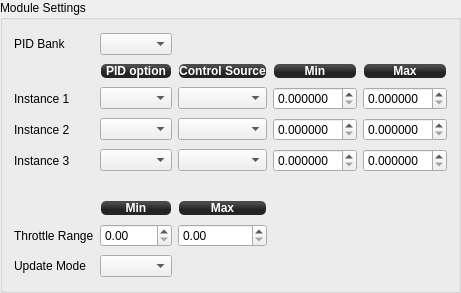
            <widget class="QGroupBox" name="groupBox_6">
             <property name="enabled">
              <bool>true</bool>
             </property>
             <property name="sizePolicy">
              <sizepolicy hsizetype="Preferred" vsizetype="Minimum">
               <horstretch>0</horstretch>
               <verstretch>0</verstretch>
              </sizepolicy>
             </property>
             <property name="minimumSize">
              <size>
               <width>0</width>
               <height>293</height>
              </size>
             </property>
             <property name="title">
              <string>Module Settings</string>
             </property>
             <layout class="QGridLayout" name="gridLayout">
              <item row="2" column="3">
               <widget class="QDoubleSpinBox" name="MinPID1">
                <property name="focusPolicy">
                 <enum>Qt::StrongFocus</enum>
                </property>
                <property name="toolTip">
                 <string>Minimum PID value mapped to Accessory channel = 0 or
Throttle channel lesser or equal to Throttle Min value.</string>
                </property>
                <property name="decimals">
                 <number>6</number>
                </property>
                <property name="singleStep">
                 <double>0.000100000000000</double>
                </property>
               </widget>
              </item>
              <item row="3" column="1">
               <widget class="QComboBox" name="PID2">
                <property name="focusPolicy">
                 <enum>Qt::StrongFocus</enum>
                </property>
                <property name="toolTip">
                 <string>Select PID option or option pair to update.
Set to Disabled if not used.</string>
                </property>
               </widget>
              </item>
              <item row="7" column="1">
               <widget class="QDoubleSpinBox" name="ThrottleMin">
                <property name="focusPolicy">
                 <enum>Qt::StrongFocus</enum>
                </property>
                <property name="toolTip">
                 <string>Throttle channel lower bound mapped to PID Min value</string>
                </property>
                <property name="maximum">
                 <double>1.000000000000000</double>
                </property>
                <property name="singleStep">
                 <double>0.010000000000000</double>
                </property>
               </widget>
              </item>
              <item row="4" column="1">
               <widget class="QComboBox" name="PID3">
                <property name="focusPolicy">
                 <enum>Qt::StrongFocus</enum>
                </property>
                <property name="toolTip">
                 <string>Select PID option or option pair to update.
Set to Disabled if not used.</string>
                </property>
               </widget>
              </item>
              <item row="5" column="1">
               <spacer name="verticalSpacer_3">
                <property name="orientation">
                 <enum>Qt::Vertical</enum>
                </property>
                <property name="sizeType">
                 <enum>QSizePolicy::Preferred</enum>
                </property>
                <property name="sizeHint" stdset="0">
                 <size>
                  <width>20</width>
                  <height>20</height>
                 </size>
                </property>
               </spacer>
              </item>
              <item row="4" column="2">
               <widget class="QComboBox" name="Input3">
                <property name="focusPolicy">
                 <enum>Qt::StrongFocus</enum>
                </property>
                <property name="toolTip">
                 <string>Select input used as a control source for this instance.
It can be one of Accessory channels or Throttle channel.

If Accessory channel is chosen then its range [0..1] will be mapped
to PID range [Min..Max] defined for this instance.

If Throttle channel is chosen then Throttle range [Min..Max] will
be mapped to PID range [Min..Max] defined for this instance. If
Throttle is out of bounds then PID Min and Max values will be used
accordingly.

Note that it is possible to set PID Min &gt; Max. In that case increasing
control input value will decrease the PID option value. This can be
used, for instance, to decrease PID value when increasing Throttle.</string>
                </property>
               </widget>
              </item>
              <item row="1" column="2">
               <widget class="QLabel" name="label_50">
                <property name="sizePolicy">
                 <sizepolicy hsizetype="Preferred" vsizetype="Fixed">
                  <horstretch>0</horstretch>
                  <verstretch>0</verstretch>
                 </sizepolicy>
                </property>
                <property name="minimumSize">
                 <size>
                  <width>0</width>
                  <height>16</height>
                 </size>
                </property>
                <property name="styleSheet">
                 <string notr="true">background-color: qlineargradient(spread:reflect, x1:0.507, y1:0, x2:0.507, y2:0.772, stop:0.208955 rgba(74, 74, 74, 255), stop:0.78607 rgba(36, 36, 36, 255));
color: rgb(255, 255, 255);
border-radius: 5;
margin:1px;
font:bold;</string>
                </property>
                <property name="text">
                 <string>Control Source</string>
                </property>
                <property name="alignment">
                 <set>Qt::AlignCenter</set>
                </property>
               </widget>
              </item>
              <item row="3" column="3">
               <widget class="QDoubleSpinBox" name="MinPID2">
                <property name="focusPolicy">
                 <enum>Qt::StrongFocus</enum>
                </property>
                <property name="toolTip">
                 <string>Minimum PID value mapped to Accessory channel = 0 or
Throttle channel lesser or equal to Throttle Min value.</string>
                </property>
                <property name="decimals">
                 <number>6</number>
                </property>
                <property name="singleStep">
                 <double>0.000100000000000</double>
                </property>
               </widget>
              </item>
              <item row="6" column="1">
               <widget class="QLabel" name="label_4">
                <property name="sizePolicy">
                 <sizepolicy hsizetype="Preferred" vsizetype="Fixed">
                  <horstretch>0</horstretch>
                  <verstretch>0</verstretch>
                 </sizepolicy>
                </property>
                <property name="minimumSize">
                 <size>
                  <width>0</width>
                  <height>16</height>
                 </size>
                </property>
                <property name="styleSheet">
                 <string notr="true">background-color: qlineargradient(spread:reflect, x1:0.507, y1:0, x2:0.507, y2:0.772, stop:0.208955 rgba(74, 74, 74, 255), stop:0.78607 rgba(36, 36, 36, 255));
color: rgb(255, 255, 255);
border-radius: 5;
margin:1px;
font:bold;</string>
                </property>
                <property name="text">
                 <string>Min</string>
                </property>
                <property name="alignment">
                 <set>Qt::AlignCenter</set>
                </property>
               </widget>
              </item>
              <item row="1" column="1">
               <widget class="QLabel" name="label_51">
                <property name="sizePolicy">
                 <sizepolicy hsizetype="Preferred" vsizetype="Fixed">
                  <horstretch>0</horstretch>
                  <verstretch>0</verstretch>
                 </sizepolicy>
                </property>
                <property name="minimumSize">
                 <size>
                  <width>0</width>
                  <height>16</height>
                 </size>
                </property>
                <property name="styleSheet">
                 <string notr="true">background-color: qlineargradient(spread:reflect, x1:0.507, y1:0, x2:0.507, y2:0.772, stop:0.208955 rgba(74, 74, 74, 255), stop:0.78607 rgba(36, 36, 36, 255));
color: rgb(255, 255, 255);
border-radius: 5;
margin:1px;
font:bold;</string>
                </property>
                <property name="text">
                 <string>PID option</string>
                </property>
                <property name="alignment">
                 <set>Qt::AlignCenter</set>
                </property>
               </widget>
              </item>
              <item row="8" column="0">
               <widget class="QLabel" name="label_2">
                <property name="text">
                 <string>Update Mode</string>
                </property>
               </widget>
              </item>
              <item row="4" column="4">
               <widget class="QDoubleSpinBox" name="MaxPID3">
                <property name="focusPolicy">
                 <enum>Qt::StrongFocus</enum>
                </property>
                <property name="toolTip">
                 <string>Maximum PID value mapped to Accessory channel = 1 or
Throttle channel greater or equal to Throttle Max value.</string>
                </property>
                <property name="decimals">
                 <number>6</number>
                </property>
                <property name="singleStep">
                 <double>0.000100000000000</double>
                </property>
               </widget>
              </item>
              <item row="0" column="0">
               <widget class="QLabel" name="label_6">
                <property name="text">
                 <string>PID Bank</string>
                </property>
               </widget>
              </item>
              <item row="7" column="2">
               <widget class="QDoubleSpinBox" name="ThrottleMax">
                <property name="focusPolicy">
                 <enum>Qt::StrongFocus</enum>
                </property>
                <property name="toolTip">
                 <string>Throttle channel upper bound mapped to PID Max value</string>
                </property>
                <property name="maximum">
                 <double>1.000000000000000</double>
                </property>
                <property name="singleStep">
                 <double>0.010000000000000</double>
                </property>
               </widget>
              </item>
              <item row="0" column="1">
               <widget class="QComboBox" name="pidBank"/>
              </item>
              <item row="4" column="0">
               <widget class="QLabel" name="label_52">
                <property name="text">
                 <string>Instance 3</string>
                </property>
               </widget>
              </item>
              <item row="6" column="2">
               <widget class="QLabel" name="label_5">
                <property name="sizePolicy">
                 <sizepolicy hsizetype="Preferred" vsizetype="Fixed">
                  <horstretch>0</horstretch>
                  <verstretch>0</verstretch>
                 </sizepolicy>
                </property>
                <property name="minimumSize">
                 <size>
                  <width>0</width>
                  <height>16</height>
                 </size>
                </property>
                <property name="styleSheet">
                 <string notr="true">background-color: qlineargradient(spread:reflect, x1:0.507, y1:0, x2:0.507, y2:0.772, stop:0.208955 rgba(74, 74, 74, 255), stop:0.78607 rgba(36, 36, 36, 255));
color: rgb(255, 255, 255);
border-radius: 5;
margin:1px;
font:bold;</string>
                </property>
                <property name="text">
                 <string>Max</string>
                </property>
                <property name="alignment">
                 <set>Qt::AlignCenter</set>
                </property>
               </widget>
              </item>
              <item row="3" column="0">
               <widget class="QLabel" name="label_48">
                <property name="text">
                 <string>Instance 2</string>
                </property>
               </widget>
              </item>
              <item row="7" column="0">
               <widget class="QLabel" name="label_3">
                <property name="text">
                 <string>Throttle Range</string>
                </property>
               </widget>
              </item>
              <item row="4" column="3">
               <widget class="QDoubleSpinBox" name="MinPID3">
                <property name="focusPolicy">
                 <enum>Qt::StrongFocus</enum>
                </property>
                <property name="toolTip">
                 <string>Minimum PID value mapped to Accessory channel = 0 or
Throttle channel lesser or equal to Throttle Min value.</string>
                </property>
                <property name="decimals">
                 <number>6</number>
                </property>
                <property name="singleStep">
                 <double>0.000100000000000</double>
                </property>
               </widget>
              </item>
              <item row="2" column="2">
               <widget class="QComboBox" name="Input1">
                <property name="focusPolicy">
                 <enum>Qt::StrongFocus</enum>
                </property>
                <property name="toolTip">
                 <string>Select input used as a control source for this instance.
It can be one of Accessory channels or Throttle channel.

If Accessory channel is chosen then its range [0..1] will be mapped
to PID range [Min..Max] defined for this instance.

If Throttle channel is chosen then Throttle range [Min..Max] will
be mapped to PID range [Min..Max] defined for this instance. If
Throttle is out of bounds then PID Min and Max values will be used
accordingly.

Note that it is possible to set PID Min &gt; Max. In that case increasing
control input value will decrease the PID option value. This can be
used, for instance, to decrease PID value when increasing Throttle.</string>
                </property>
               </widget>
              </item>
              <item row="2" column="0">
               <widget class="QLabel" name="label_47">
                <property name="text">
                 <string>Instance 1</string>
                </property>
               </widget>
              </item>
              <item row="2" column="1">
               <widget class="QComboBox" name="PID1">
                <property name="focusPolicy">
                 <enum>Qt::StrongFocus</enum>
                </property>
                <property name="toolTip">
                 <string>Select PID option or option pair to update.
Set to Disabled if not used.</string>
                </property>
               </widget>
              </item>
              <item row="3" column="2">
               <widget class="QComboBox" name="Input2">
                <property name="focusPolicy">
                 <enum>Qt::StrongFocus</enum>
                </property>
                <property name="toolTip">
                 <string>Select input used as a control source for this instance.
It can be one of Accessory channels or Throttle channel.

If Accessory channel is chosen then its range [0..1] will be mapped
to PID range [Min..Max] defined for this instance.

If Throttle channel is chosen then Throttle range [Min..Max] will
be mapped to PID range [Min..Max] defined for this instance. If
Throttle is out of bounds then PID Min and Max values will be used
accordingly.

Note that it is possible to set PID Min &gt; Max. In that case increasing
control input value will decrease the PID option value. This can be
used, for instance, to decrease PID value when increasing Throttle.</string>
                </property>
               </widget>
              </item>
              <item row="3" column="4">
               <widget class="QDoubleSpinBox" name="MaxPID2">
                <property name="focusPolicy">
                 <enum>Qt::StrongFocus</enum>
                </property>
                <property name="toolTip">
                 <string>Maximum PID value mapped to Accessory channel = 1 or
Throttle channel greater or equal to Throttle Max value.</string>
                </property>
                <property name="decimals">
                 <number>6</number>
                </property>
                <property name="singleStep">
                 <double>0.000100000000000</double>
                </property>
               </widget>
              </item>
              <item row="8" column="1">
               <widget class="QComboBox" name="UpdateMode">
                <property name="focusPolicy">
                 <enum>Qt::StrongFocus</enum>
                </property>
                <property name="toolTip">
                 <string>PID values update mode, which can be set to:
- Never: this disables PID updates (but module still will be run if enabled),
- When Armed: PID updated only when system is armed,
- Always: PID updated always, regardless of arm state.

Since the GCS updates GUI PID values in real time on change, it could be
tricky to change other PID values from the GUI if the module is enabled
and constantly updates stabilization settings object. As a workaround,
this option can be used to temporarily disable updates or enable them
only when system is armed without disabling the module.</string>
                </property>
               </widget>
              </item>
              <item row="1" column="4">
               <widget class="QLabel" name="label">
                <property name="sizePolicy">
                 <sizepolicy hsizetype="Preferred" vsizetype="Fixed">
                  <horstretch>0</horstretch>
                  <verstretch>0</verstretch>
                 </sizepolicy>
                </property>
                <property name="minimumSize">
                 <size>
                  <width>0</width>
                  <height>16</height>
                 </size>
                </property>
                <property name="styleSheet">
                 <string notr="true">background-color: qlineargradient(spread:reflect, x1:0.507, y1:0, x2:0.507, y2:0.772, stop:0.208955 rgba(74, 74, 74, 255), stop:0.78607 rgba(36, 36, 36, 255));
color: rgb(255, 255, 255);
border-radius: 5;
margin:1px;
font:bold;</string>
                </property>
                <property name="text">
                 <string>Max</string>
                </property>
                <property name="alignment">
                 <set>Qt::AlignCenter</set>
                </property>
               </widget>
              </item>
              <item row="1" column="3">
               <widget class="QLabel" name="label_49">
                <property name="sizePolicy">
                 <sizepolicy hsizetype="Preferred" vsizetype="Fixed">
                  <horstretch>0</horstretch>
                  <verstretch>0</verstretch>
                 </sizepolicy>
                </property>
                <property name="minimumSize">
                 <size>
                  <width>0</width>
                  <height>16</height>
                 </size>
                </property>
                <property name="styleSheet">
                 <string notr="true">background-color: qlineargradient(spread:reflect, x1:0.507, y1:0, x2:0.507, y2:0.772, stop:0.208955 rgba(74, 74, 74, 255), stop:0.78607 rgba(36, 36, 36, 255));
color: rgb(255, 255, 255);
border-radius: 5;
margin:1px;
font:bold;</string>
                </property>
                <property name="text">
                 <string>Min</string>
                </property>
                <property name="alignment">
                 <set>Qt::AlignCenter</set>
                </property>
               </widget>
              </item>
              <item row="2" column="4">
               <widget class="QDoubleSpinBox" name="MaxPID1">
                <property name="focusPolicy">
                 <enum>Qt::StrongFocus</enum>
                </property>
                <property name="toolTip">
                 <string>Maximum PID value mapped to Accessory channel = 1 or
Throttle channel greater or equal to Throttle Max value.</string>
                </property>
                <property name="decimals">
                 <number>6</number>
                </property>
                <property name="singleStep">
                 <double>0.000100000000000</double>
                </property>
               </widget>
              </item>
             </layout>
            </widget>
